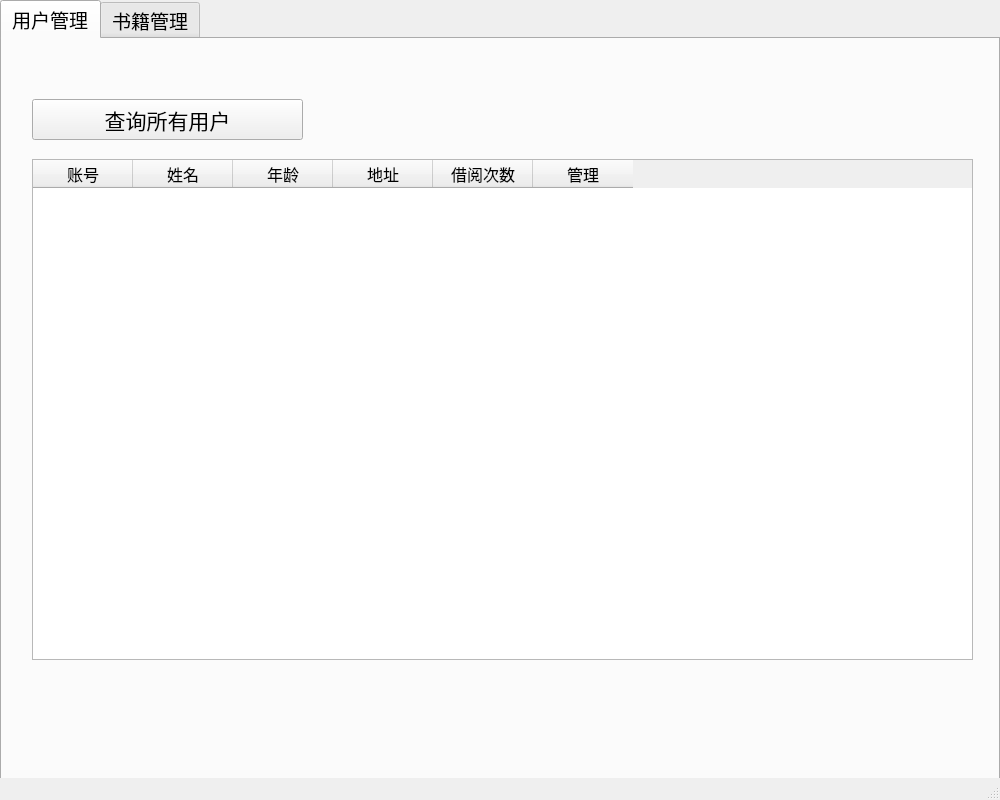
<?xml version="1.0" encoding="UTF-8"?>
<ui version="4.0">
 <class>ManagerWindow</class>
 <widget class="QMainWindow" name="ManagerWindow">
  <property name="geometry">
   <rect>
    <x>0</x>
    <y>0</y>
    <width>1000</width>
    <height>800</height>
   </rect>
  </property>
  <property name="windowTitle">
   <string>图书馆管理</string>
  </property>
  <widget class="QWidget" name="centralwidget">
   <widget class="QTabWidget" name="tabWidget">
    <property name="geometry">
     <rect>
      <x>0</x>
      <y>0</y>
      <width>1000</width>
      <height>800</height>
     </rect>
    </property>
    <property name="font">
     <font>
      <family>宋体</family>
      <pointsize>14</pointsize>
     </font>
    </property>
    <property name="currentIndex">
     <number>0</number>
    </property>
    <widget class="QWidget" name="tab">
     <property name="font">
      <font>
       <family>Agency FB</family>
       <pointsize>14</pointsize>
      </font>
     </property>
     <attribute name="title">
      <string>用户管理</string>
     </attribute>
     <widget class="QTableWidget" name="tableWidget">
      <property name="geometry">
       <rect>
        <x>30</x>
        <y>120</y>
        <width>941</width>
        <height>501</height>
       </rect>
      </property>
      <column>
       <property name="text">
        <string>账号</string>
       </property>
       <property name="font">
        <font>
         <pointsize>12</pointsize>
        </font>
       </property>
      </column>
      <column>
       <property name="text">
        <string>姓名</string>
       </property>
       <property name="font">
        <font>
         <pointsize>12</pointsize>
        </font>
       </property>
      </column>
      <column>
       <property name="text">
        <string>年龄</string>
       </property>
       <property name="font">
        <font>
         <pointsize>12</pointsize>
        </font>
       </property>
      </column>
      <column>
       <property name="text">
        <string>地址</string>
       </property>
       <property name="font">
        <font>
         <pointsize>12</pointsize>
        </font>
       </property>
      </column>
      <column>
       <property name="text">
        <string>借阅次数</string>
       </property>
       <property name="font">
        <font>
         <pointsize>12</pointsize>
        </font>
       </property>
      </column>
      <column>
       <property name="text">
        <string>管理</string>
       </property>
       <property name="font">
        <font>
         <pointsize>12</pointsize>
        </font>
       </property>
      </column>
     </widget>
     <widget class="QPushButton" name="pushButton">
      <property name="geometry">
       <rect>
        <x>30</x>
        <y>60</y>
        <width>271</width>
        <height>41</height>
       </rect>
      </property>
      <property name="font">
       <font>
        <family>宋体</family>
        <pointsize>16</pointsize>
       </font>
      </property>
      <property name="text">
       <string>查询所有用户</string>
      </property>
     </widget>
    </widget>
    <widget class="QWidget" name="tab_2">
     <attribute name="title">
      <string>书籍管理</string>
     </attribute>
     <widget class="QTableWidget" name="tableWidget_2">
      <property name="geometry">
       <rect>
        <x>39</x>
        <y>270</y>
        <width>911</width>
        <height>400</height>
       </rect>
      </property>
      <column>
       <property name="text">
        <string>书号</string>
       </property>
       <property name="font">
        <font>
         <pointsize>12</pointsize>
        </font>
       </property>
      </column>
      <column>
       <property name="text">
        <string>书名</string>
       </property>
       <property name="font">
        <font>
         <pointsize>12</pointsize>
        </font>
       </property>
      </column>
      <column>
       <property name="text">
        <string>作者</string>
       </property>
       <property name="font">
        <font>
         <pointsize>12</pointsize>
        </font>
       </property>
      </column>
      <column>
       <property name="text">
        <string>价格</string>
       </property>
       <property name="font">
        <font>
         <pointsize>12</pointsize>
        </font>
       </property>
      </column>
      <column>
       <property name="text">
        <string>图书状态</string>
       </property>
       <property name="font">
        <font>
         <pointsize>12</pointsize>
        </font>
       </property>
      </column>
      <column>
       <property name="text">
        <string>借阅次数</string>
       </property>
       <property name="font">
        <font>
         <pointsize>12</pointsize>
        </font>
       </property>
      </column>
      <column>
       <property name="text">
        <string>操作</string>
       </property>
       <property name="font">
        <font>
         <pointsize>12</pointsize>
        </font>
       </property>
      </column>
     </widget>
     <widget class="QLineEdit" name="lineEdit">
      <property name="geometry">
       <rect>
        <x>140</x>
        <y>40</y>
        <width>481</width>
        <height>31</height>
       </rect>
      </property>
     </widget>
     <widget class="QLabel" name="label">
      <property name="geometry">
       <rect>
        <x>60</x>
        <y>39</y>
        <width>70</width>
        <height>31</height>
       </rect>
      </property>
      <property name="font">
       <font>
        <family>宋体</family>
        <pointsize>14</pointsize>
       </font>
      </property>
      <property name="text">
       <string>书号</string>
      </property>
     </widget>
     <widget class="QLabel" name="label_2">
      <property name="geometry">
       <rect>
        <x>60</x>
        <y>89</y>
        <width>70</width>
        <height>31</height>
       </rect>
      </property>
      <property name="font">
       <font>
        <family>宋体</family>
        <pointsize>14</pointsize>
       </font>
      </property>
      <property name="text">
       <string>书名</string>
      </property>
     </widget>
     <widget class="QLineEdit" name="lineEdit_2">
      <property name="geometry">
       <rect>
        <x>140</x>
        <y>90</y>
        <width>481</width>
        <height>31</height>
       </rect>
      </property>
      <property name="text">
       <string/>
      </property>
     </widget>
     <widget class="QLabel" name="label_3">
      <property name="geometry">
       <rect>
        <x>60</x>
        <y>139</y>
        <width>70</width>
        <height>31</height>
       </rect>
      </property>
      <property name="font">
       <font>
        <family>宋体</family>
        <pointsize>14</pointsize>
       </font>
      </property>
      <property name="text">
       <string>作者</string>
      </property>
     </widget>
     <widget class="QLineEdit" name="lineEdit_3">
      <property name="geometry">
       <rect>
        <x>140</x>
        <y>140</y>
        <width>481</width>
        <height>31</height>
       </rect>
      </property>
      <property name="text">
       <string/>
      </property>
     </widget>
     <widget class="QLabel" name="label_4">
      <property name="geometry">
       <rect>
        <x>60</x>
        <y>190</y>
        <width>70</width>
        <height>31</height>
       </rect>
      </property>
      <property name="font">
       <font>
        <family>宋体</family>
        <pointsize>14</pointsize>
       </font>
      </property>
      <property name="text">
       <string>价格</string>
      </property>
     </widget>
     <widget class="QLineEdit" name="lineEdit_4">
      <property name="geometry">
       <rect>
        <x>140</x>
        <y>191</y>
        <width>481</width>
        <height>31</height>
       </rect>
      </property>
     </widget>
     <widget class="QPushButton" name="pushButton_2">
      <property name="geometry">
       <rect>
        <x>700</x>
        <y>40</y>
        <width>221</width>
        <height>31</height>
       </rect>
      </property>
      <property name="text">
       <string>确认上架</string>
      </property>
     </widget>
     <widget class="QPushButton" name="pushButton_3">
      <property name="geometry">
       <rect>
        <x>700</x>
        <y>100</y>
        <width>221</width>
        <height>31</height>
       </rect>
      </property>
      <property name="text">
       <string>清空</string>
      </property>
     </widget>
     <widget class="QPushButton" name="pushButton_4">
      <property name="geometry">
       <rect>
        <x>700</x>
        <y>160</y>
        <width>221</width>
        <height>31</height>
       </rect>
      </property>
      <property name="text">
       <string>查询</string>
      </property>
     </widget>
    </widget>
   </widget>
  </widget>
  <widget class="QMenuBar" name="menubar">
   <property name="geometry">
    <rect>
     <x>0</x>
     <y>0</y>
     <width>1000</width>
     <height>18</height>
    </rect>
   </property>
  </widget>
  <widget class="QStatusBar" name="statusbar"/>
 </widget>
 <resources/>
 <connections/>
</ui>
